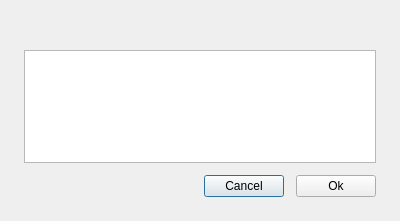
<?xml version="1.0" encoding="UTF-8"?>
<ui version="4.0">
 <class>BrowserEntrySaveDialog</class>
 <widget class="QDialog" name="BrowserEntrySaveDialog">
  <property name="geometry">
   <rect>
    <x>0</x>
    <y>0</y>
    <width>400</width>
    <height>221</height>
   </rect>
  </property>
  <property name="windowTitle">
   <string>KeePassXC - Select Database</string>
  </property>
  <layout class="QVBoxLayout" name="verticalLayout">
   <property name="spacing">
    <number>12</number>
   </property>
   <property name="leftMargin">
    <number>24</number>
   </property>
   <property name="topMargin">
    <number>24</number>
   </property>
   <property name="rightMargin">
    <number>24</number>
   </property>
   <property name="bottomMargin">
    <number>24</number>
   </property>
   <item>
    <widget class="QLabel" name="label">
     <property name="text">
      <string/>
     </property>
    </widget>
   </item>
   <item>
    <widget class="QListWidget" name="itemsList"/>
   </item>
   <item>
    <layout class="QHBoxLayout" name="horizontalLayout">
     <property name="spacing">
      <number>12</number>
     </property>
     <item>
      <spacer name="horizontalSpacer">
       <property name="orientation">
        <enum>Qt::Horizontal</enum>
       </property>
       <property name="sizeHint" stdset="0">
        <size>
         <width>40</width>
         <height>20</height>
        </size>
       </property>
      </spacer>
     </item>
     <item>
      <widget class="Material::TextButton" name="cancelButton">
       <property name="symbol">
        <string notr="true">close</string>
       </property>
       <property name="text">
        <string>Cancel</string>
       </property>
      </widget>
     </item>
     <item>
      <widget class="Material::FilledButton" name="okButton">
       <property name="symbol">
        <string notr="true">check</string>
       </property>
       <property name="text">
        <string>Ok</string>
       </property>
      </widget>
     </item>
    </layout>
   </item>
  </layout>
 </widget>
 <customwidgets>
  <customwidget>
   <class>Material::FilledButton</class>
   <extends>QPushButton</extends>
   <header>gui/material/MaterialButtons.h</header>
  </customwidget>
  <customwidget>
   <class>Material::TextButton</class>
   <extends>QPushButton</extends>
   <header>gui/material/MaterialButtons.h</header>
  </customwidget>
 </customwidgets>
 <resources/>
 <connections/>
</ui>
